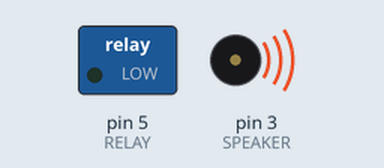
This sketch was run on a simulated Arduino Uno, built with avr-gcc and run on an emulated ATmega328P. On the bench: switched loads named in the sketch (green lamp = pin HIGH), buzzer (waves = sounding).

Above: at 0.2 s.
At 3.1 s:
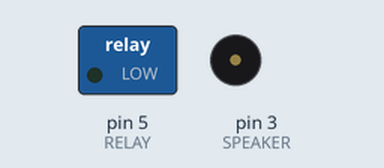
At 6.2 s:
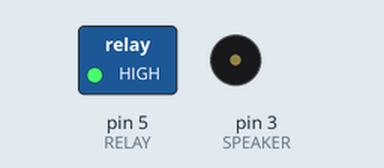
Timing chart, 0 to 9.1 s (numbered marks = the images above):
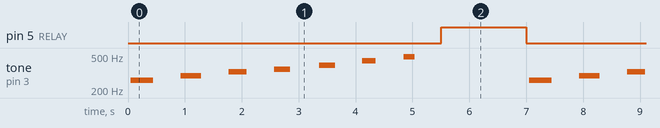

The sketch:

speaker.ino
```cpp
/*macro definition of Speaker pin*/
#define SPEAKER 3
#define RELAY 5
int BassTab[]={1911,1702,1516,1431,1275,1136,1012};//bass 1~7

void setup()
{
  pinInit();

}
void loop()
{
        /*sound bass 1~7*/

    digitalWrite(RELAY,LOW);
    for(int note_index=0;note_index<7;note_index++)
    {
        sound(note_index);
        delay(500);
    }
    digitalWrite(RELAY,HIGH);
    delay(1500);
}
void pinInit()
{
    pinMode(SPEAKER,OUTPUT);
    pinMode(RELAY, OUTPUT);
    digitalWrite(SPEAKER,LOW);
    digitalWrite(RELAY,LOW);
}
void sound(uint8_t note_index)
{
    for(int i=0;i<100;i++)
    {
        digitalWrite(SPEAKER,HIGH);
        delayMicroseconds(BassTab[note_index]);
        digitalWrite(SPEAKER,LOW);
        delayMicroseconds(BassTab[note_index]);
    }
}
```

Measured:
- by itself, pin 5 (RELAY): alternates HIGH for 1.5 s and LOW for 5.5 s
- by itself, tone on pin 3 (SPEAKER): repeats every 7.0 s: silent 0.48 s, 293 Hz 0.36 s, silent 0.48 s, 329 Hz 0.32 s, silent 0.48 s, 348 Hz 0.28 s, silent 0.51 s, 391 Hz 0.28 s, silent 0.48 s, 438 Hz 0.24 s, silent 0.49 s, 492 Hz 0.20 s, silent 2.0 s, 261 Hz 0.40 s
